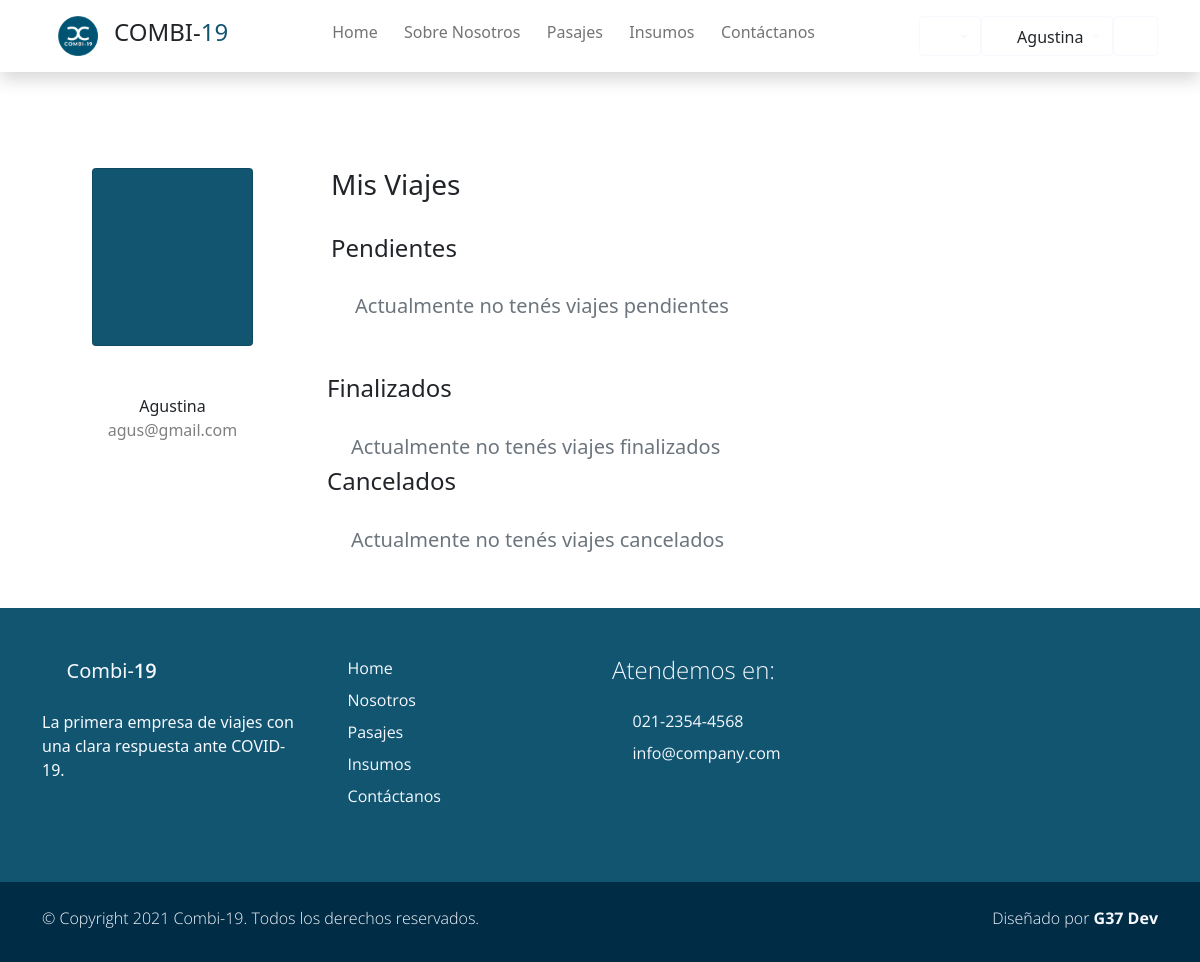
/viajes/ (signed in), run on an earlier commit of the app's database.
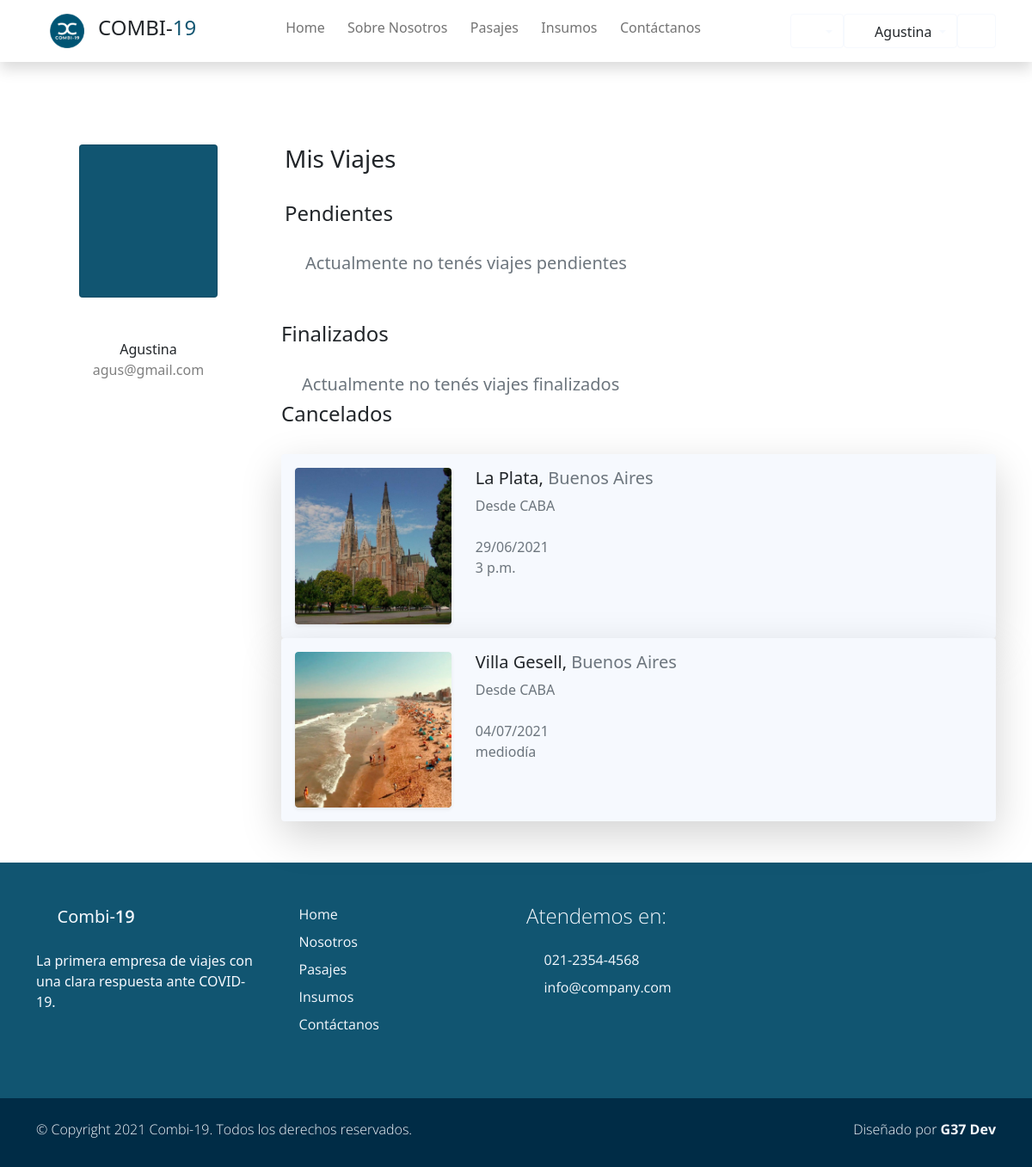
And on a later commit of the database.
### Combi19App/models.py (models this page shows, shortened)
class Pasaje(models.Model):
    pendiente  = "pen"
    finalizado = "fin"
    cancelado  = "can"
    ESTADO_CHOICES = [ (pendiente,'PENDIENTE'), (finalizado, 'FINALIZADO'), (cancelado,'CANCELADO') ]
    viaje    = models.ForeignKey(Viaje, on_delete=models.CASCADE)
    usuario  = models.ForeignKey(Account, on_delete=models.CASCADE)
    cantidad = models.IntegerField(blank=True, null=True)
    estado   = models.CharField(max_length=3, choices=ESTADO_CHOICES, default=ESTADO_CHOICES[0])
    class Meta:
        verbose_name_plural = "Pasajes"

class Viaje(models.Model):
    comenzado  = "com"
    finalizado = "fin"
    cancelado  = "can"
    ESTADO_CHOICES = [ (comenzado,'COMENZADO'), (finalizado, 'FINALIZADO'), (cancelado,'CANCELADO') ]
    fecha             =   models.DateTimeField(blank=True, null=True)
    ruta              =   models.ForeignKey(Ruta, default=None, blank=True, null=True, on_delete=models.CASCADE)
    combi             =   models.ForeignKey(Vehiculo, blank=True, null=True, on_delete=models.CASCADE)
    precio            =   models.DecimalField(default=None, blank=True, null=True, max_digits=10, decimal_places=2)
    insumo            =   models.ManyToManyField(Insumo,default=None, blank=True)
    pasajeros         =   models.ManyToManyField(Account, default=None, blank=True)
    asientos_ocupados =   models.IntegerField(default=0, null=True, blank=True)
    estado            =   models.CharField(max_length=3, choices=ESTADO_CHOICES, default=ESTADO_CHOICES[0])
    class Meta:
        unique_together = ('fecha', 'combi')

class Ruta(models.Model):
    origen        = models.ForeignKey(Lugar, default=None, on_delete=models.CASCADE, related_name='origen')
    destino       = models.ForeignKey(Lugar, default=None, on_delete=models.CASCADE, related_name='destino')
    nombre        = models.CharField(max_length=30, blank=True, null=True, verbose_name='Nombre de ruta')
    km            = models.IntegerField(validators=[MinValueValidator(0)])
    class Meta:
        unique_together = ('origen', 'destino')

class Lugar(models.Model):
    nombre        = models.CharField(max_length=40, blank=True, null=True, unique=True, verbose_name='Lugar')
    provincia     = models.CharField(max_length=20, blank=True, null=True)
    codigo_postal = models.IntegerField(blank=True, null=True, unique=True, validators=[MinValueValidator(1000)])
    imagen        = models.ImageField(upload_to="ciudades", blank=True, null=True)
    class Meta:
        verbose_name_plural = "Lugares"
    def __str__(self):
        return f'{self.nombre}'

### users/views.py (the view)
def misviajes_view(request):
    viajes_pendientes = Pasaje.objects.filter(usuario=request.user).filter(estado=Pasaje.pendiente)
    viajes_finalizados = Pasaje.objects.filter(usuario=request.user).filter(estado=Pasaje.finalizado)
    viajes_cancelados = Pasaje.objects.filter(usuario=request.user).filter(estado=Pasaje.cancelado)
    context = {"finalizados": viajes_finalizados, "pendientes":viajes_pendientes,"cancelados": viajes_cancelados}
    return render(request, "users/misviajes_usuario.html", context)

### carro/context_processor.py (called while the page is built)
def importe_total(request):
    total=0
    if request.user.is_authenticated:
        if 'carro' in request.session:
            for key,value in request.session['carro'].items():
                total = total +(float(value['precio']))#*value['cantidad'])
    return {'importe_total':total}

### users/models.py (called while the page is built)
    @property
    def is_superuser(self):
        return self.is_admin

    @property
    def is_admin(self):
        return self.is_staff

    @property
    def es_chofer(self):
        try:
            chofer = self.chofer
            return True
        except Chofer.DoesNotExist:
            return False

### users/templates/users/misviajes_usuario.html (shortened to what the changed rows need)
{% extends 'Combi19App/base.html' %}
{% load static %}
{% block content %}
<div class="container rounded bg-white mt-5 mb-5">
    <div class="row">
        <div class="col-md-9  col-sm-12 border-right">
            <div class= "row">
                <div class="p-3 py-5">
                    </div>
                    <h4 class="h4 text-right pb-4 col-md-4">Finalizados</h4>
                        {% if finalizados %}
                            {% for v in finalizados %}
                            <div class="row ">
                                <div class="col-xl-12 col-md-12 col-sm-12">
                                    <div  class="card bg-light border-0 shadow-lg overflow-hidden">
                                        <div class="card-body ">
                                            <div class="row">
                                                <div class="col-3">
                                                    <div href="#" class="card border-0 text-white shadow-sm overflow-hidden mx-2 m-sm-0">
                                                        <img class="card-img" src="{{v.viaje.ruta.destino.imagen.url}}" alt="">
                                                    </div>
                                                </div>
                                                <div class=" col-6 px-3">
                                                    <h5 class="h5 ">{{v.viaje.ruta.destino}}, <span class="text-muted">{{v.viaje.ruta.destino.provincia}}</span></h2>
                                                    <p class="m-0 p-0 text-muted">Desde {{v.viaje.ruta.origen}} <i class='p-0 bx bx-map'></i></p>
                                                    <br>
                                                    <p class="m-0 p-0 text-muted">{{v.viaje.fecha|date:"d/m/Y"  }} </p>
                                                    <p class="m-0 p-0 text-muted">{{v.viaje.fecha | time}} </p>
                                                </div>
                                                <div class="col-3 ">
                                                    {% if request.user.es_chofer %}
                                                    <a href="{% url 'Pasajeros' v_id=v.viaje.id %}" class="btn btn-primary my-1">Ver Pasajeros</a>
                                                    {% endif %}
                                                </div>
                                            </div>
                                        </div>
                                    </div>
                                </div>
                            </div>
                        {% endfor %}
                        {% else %}
                            <h5 class="h5 text-muted mx-4 col-12">Actualmente no tenés viajes finalizados</h5>
                        {% endif %}
                    </div>
                    <h4 class="h4 text-right pb-4 col-md-4">Cancelados</h4>
                        {% if cancelados %}
                            {% for v in cancelados %}
                            <div class="row ">
                                <div class="col-xl-12 col-md-12 col-sm-12">
                                    <div  class="card bg-light border-0 shadow-lg overflow-hidden">
                                        <div class="card-body ">
                                            <div class="row">
                                                <div class="col-3">
                                                    <div href="#" class="card border-0 text-white shadow-sm overflow-hidden mx-2 m-sm-0">
                                                        <img class="card-img" src="{{v.viaje.ruta.destino.imagen.url}}" alt="">
                                                    </div>
                                                </div>
                                                <div class=" col-6 px-3">
                                                    <h5 class="h5 ">{{v.viaje.ruta.destino}}, <span class="text-muted">{{v.viaje.ruta.destino.provincia}}</span></h2>
                                                    <p class="m-0 p-0 text-muted">Desde {{v.viaje.ruta.origen}} <i class='p-0 bx bx-map'></i></p>
                                                    <br>
                                                    <p class="m-0 p-0 text-muted">{{v.viaje.fecha|date:"d/m/Y"  }} </p>
                                                    <p class="m-0 p-0 text-muted">{{v.viaje.fecha | time}} </p>
                                                </div>
                                                <div class="col-3 ">
                                                </div>
                                            </div>
                                        </div>
                                    </div>
                                </div>
                            </div>
                        {% endfor %}
                        {% else %}
                            <h5 class="h5 text-muted mx-4 col-12">Actualmente no tenés viajes cancelados</h5>
                        {% endif %}
                    </div>
                    </div>
                </div>
            </div>
{% endblock %}

What changed in the data, as far as the page shows it:
added Pasaje: viaje.ruta.destino.imagen (picture), viaje.ruta.destino "La Plata", viaje.ruta.destino.provincia "Buenos Aires", viaje.ruta.origen "CABA", viaje.fecha "29/06/2021", viaje.fecha "3 p.m."
added Pasaje: viaje.ruta.destino.imagen (picture), viaje.ruta.destino "Villa Gesell", viaje.ruta.destino.provincia "Buenos Aires", viaje.ruta.origen "CABA", viaje.fecha "04/07/2021", viaje.fecha "mediodía"
Also different on the page:
text no longer shown: "Actualmente no tenés viajes cancelados"
